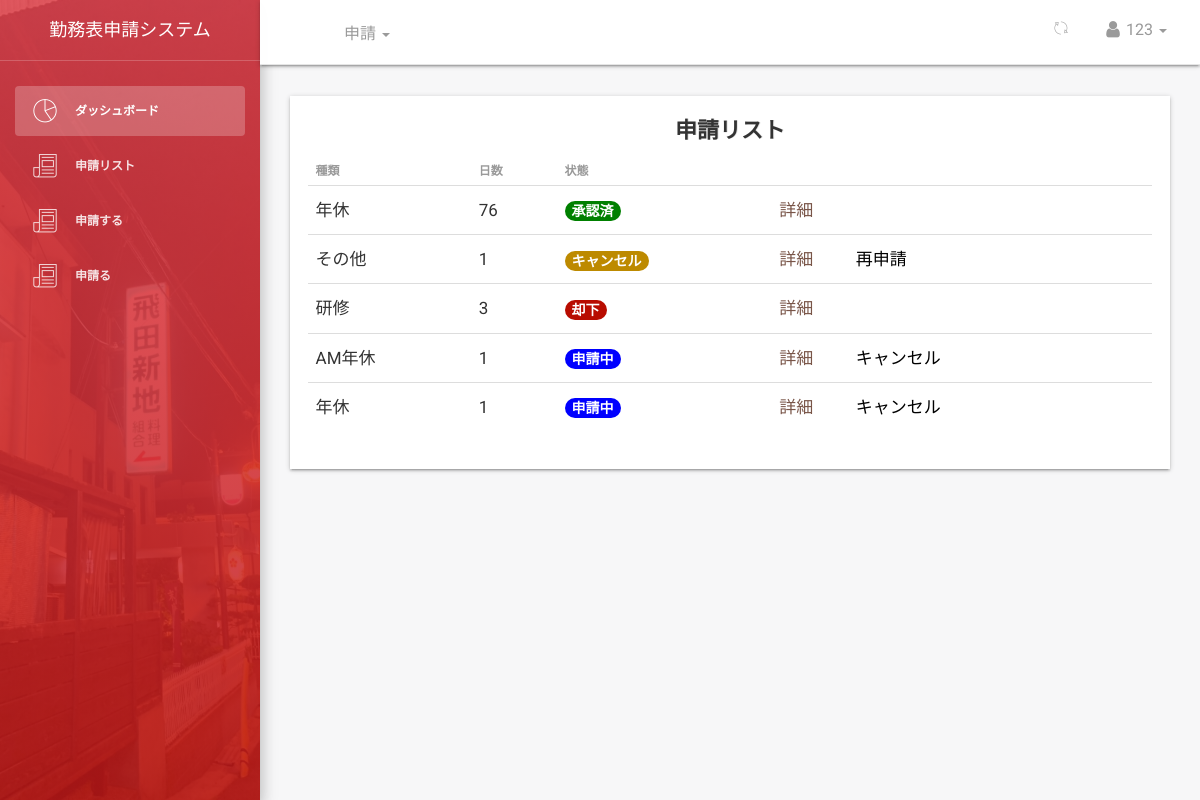
The app's page /dashboard/leaves/view/table/ (signed in) with its own data.
### leave/models.py (models this page shows, shortened)
class Leave(models.Model):
	user = models.ForeignKey(User,on_delete=models.CASCADE,default=1)
	startdate = models.DateField(verbose_name=_('開始日'),help_text='leave start date is on ..',null=True,blank=False)
	enddate = models.DateField(verbose_name=_('終了日'),help_text='coming back on ...',null=True,blank=False)
	leavetype = models.CharField(verbose_name=_('理由'),choices=LEAVE_TYPE,max_length=25,default=SICK,null=True,blank=False)
	reason = models.CharField(verbose_name=_('Reason for Leave'),max_length=255,help_text='add additional information for leave',null=True,blank=True)
	defaultdays = models.PositiveIntegerField(verbose_name=_('Leave days per year counter'),default=DAYS,null=True,blank=True)
	status = models.CharField(max_length=12,default='申請中') #pending,approved,rejected,cancelled
	is_approved = models.BooleanField(default=False) #hide
	updated = models.DateTimeField(auto_now=True, auto_now_add=False)
	created = models.DateTimeField(auto_now=False, auto_now_add=True)
	objects = LeaveManager()
	class Meta:
		verbose_name = _('Leave')
		verbose_name_plural = _('Leaves')
		ordering = ['-created'] #recent objects
	def __str__(self):
		return ('{0} - {1}'.format(self.leavetype,self.user))
	@property
	def leave_days(self):
		days_count = ''
		startdate = self.startdate
		enddate = self.enddate
		if startdate > enddate:
			return
		dates = (enddate - startdate)
		ddd = dates.days
		ddd = ddd + 1
		return ddd

### dashboard/views.py (the view)
# urls.py: path('leaves/view/table/',views.view_my_leave_table,name='staffleavetable'),
def view_my_leave_table(request):
	if request.user.is_authenticated:
		user = request.user
		leaves = Leave.objects.filter(user = user)
		employee = Employee.objects.filter(user = user).first()
		print(leaves)
		dataset = dict()
		dataset['leave_list'] = leaves
		dataset['employee'] = employee
		dataset['title'] = 'Leaves List'
	else:
		return redirect('accounts:login')
	return render(request,'dashboard/staff_leaves_table.html',dataset)

### employee/managers.py (called while the page is built)
    def get_queryset(self):
        return super().get_queryset().filter(is_deleted=False)

### leave/manager.py (called while the page is built)
	def get_queryset(self):
		return super().get_queryset()

### templates/dashboard/staff_leaves_table.html (shortened to what this page needs)
{% extends '_layout.html' %}
 {% block navheader %}
 	{% include 'includes/navheader_employee_app.html' %}
 {% endblock %}
 {% block content %}
        <section class="content">
            <section class="container-fluid">
            	   <section class="row">
                        <section class="col col-sm-8 offset-sm-2">
                        </section>
                    </section>
                	<div class="table-responsive table-shadow">
                		<div class="text-center table-description">
                			<h4 class="title-h3" style="text-shadow: 1px 0px rgba(0,0,0,0.11)">申請リスト</h4>
                		</div>
                		{% if leave_list %}
                		<table class="table">
							  <thead>
							    <tr>
							      <th scope="col"><b>種類</b></th>
							      <th scope="col"><b>日数</b></th>
							      <th scope="col"><b>状態</b></th>
							    </tr>
							  </thead>
							  <tbody>
							  	{% for leave in leave_list %}
							    <tr>
							      <td>{{ leave.leavetype}}</td>
							      <td>{{ leave.leave_days  }}</td>
							      {% if leave.status == '申請中' %}
							      <td ><span class="badge badge-success" style="background-color:blue; font-size: 14px;">{{ leave.status }}</span></td>
								  {% elif leave.status == '却下' %}
							      <td ><span class="badge badge-success" style="background-color:rgb(184, 12, 0); font-size: 14px;">{{ leave.status }}</span></td>
								  {% elif leave.status == '承認済' %}
							      <td ><span class="badge badge-success" style="background-color:green; font-size: 14px;">{{ leave.status }}</span></td>
								  {% else %}
							      <td ><span class="badge badge-warning" style="background-color:rgb(189, 138, 0); font-size: 14px;">{{ leave.status }}</span></td>
							      {% endif %}
							      <td>
							      	<a href="{% url 'dashboard:userleaveview' leave.id %}" style="color: #795548;">
							      	    詳細
							      	</a>
									<a>
								    </a>
									<a>
									{% if leave.status == '申請中' %}
									<span><a href= "{% url 'dashboard:canselleaveapprove_emp' leave.id %}" style="color: black;" name='cancel'>キャンセル
									</span></a>
									{% elif leave.status == 'キャンセル' %}
									<span><a href= "{% url 'dashboard:createleaveapprove_emp' leave.id %}" style="color: black;" name='cancel'>再申請
									</span></a>
									{% endif %}
							      </td>
							    </tr>
							    {% endfor %}
							  </tbody>
						</table>
						{% else %}
						<span>No Leaves can be found...</span>
						{% endif %}
					</div>
            </section>
        </section>
 {% endblock %}

### templates/_layout.html (shortened to what this page needs)
{% load static %}
{% load humanize %}
<!doctype html>
<html lang="en">
<head>
    <link href="{% static 'css/bootstrap.min.css' %}" rel="stylesheet" />
    <link href="{% static 'css/animate.min.css' %}" rel="stylesheet"/>
    <link href="{% static 'css/light-bootstrap-dashboard.css' %}" rel="stylesheet"/>
    <link href="{% static 'css/demo.css' %}" rel="stylesheet" />
    <link href="http://maxcdn.bootstrapcdn.com/font-awesome/4.2.0/css/font-awesome.min.css" rel="stylesheet">
    <link href="{% static 'css/pe-icon-7-stroke.css' %}" rel="stylesheet" />
    <link rel="stylesheet" href="//code.jquery.com/ui/1.12.1/themes/base/jquery-ui.css">
</head>
<body>
<div class="wrapper">
    <div class="sidebar" data-color="red" data-image="{% static 'img/sidebar-46.jpg' %}">
    	<div class="sidebar-wrapper">
            <div class="logo">
                <a href="#" class="simple-text">
                    勤務表申請システム
                </a>
            </div>
            <ul class="nav">
                <li class="active">
                    <a href="{% url 'dashboard:dashboard' %}">
                        <i class="pe-7s-graph"></i>
                        <p>ダッシュボード</p>
                    </a>
                </li>
                <li>
                    {% if request.user.is_superuser %}<a href="{% url 'dashboard:leaveslist' %}">{% else %}<a href="{% url 'dashboard:staffleavetable' %}"> {% endif %}
                        <i class="pe-7s-news-paper"></i>
                        <p>申請リスト</p>
                    </a>
                </li>
                <li>
                    {% if request.user.is_superuser %}<a href="{% url 'dashboard:createleave' %}">{% else %}<a href="{% url 'dashboard:createleave' %}"> {% endif %}
                        <i class="pe-7s-news-paper"></i>
                        <p>申請する</p>
                    </a>
                </li>
                <li>
                    <a href="{% url 'dashboard:you' %}">
                        <i class="pe-7s-news-paper"></i>
                        <p>申請る</p>
                    </a>
                </li>
            </ul>
    	</div>
    </div>
    <div class="main-panel">
    {% block navheader %}{% endblock %}
    {% block content %}{% endblock %}
    </div>
</div>
</body>
</html>

### templates/includes/navheader_employee_app.html (shortened to what this page needs)
 {% load static %}
 <nav class="navbar navbar-default navbar-fixed shadow">
            <div class="container-fluid">
                <div class="collapse navbar-collapse">
                    <ul class="nav navbar-nav navbar-left">
                        <li>
                            <a href="" class="dropdown-toggle" data-toggle="dropdown">
                            </a>
                        </li>
                        <li class="dropdown">
                        <a href="" class="dropdown-toggle" data-toggle="dropdown">
                                    <p>
                                        申請
                                        <b class="caret"></b>
                                    </p>
                              </a>
                        </li>
                    </ul>
                    <ul class="nav navbar-nav navbar-right">
                        <li class="dropdown">
                              <a href="" class="dropdown-toggle refresh-page" data-toggle="dropdown" title="Refresh Current Page">
                                    <i class="pe-7s-refresh-2"></i>
                              </a>
                        </li>
                        <li class="dropdown">
                              <a href="" class="dropdown-toggle" data-toggle="dropdown">
                                    <p>
                                        <i class="fa fa-user"></i> {{ request.user}}
                                        <b class="caret"></b>
                                    </p>
                              </a>
                        </li>
                    </ul>
                </div>
            </div>
        </nav>

### records on screen
Leave: leavetype "年休", leave_days "76", status "承認済"
Leave: leavetype "その他", leave_days "1", status "キャンセル", shows "再申請"
Leave: leavetype "研修", leave_days "3", status "却下"
Leave: leavetype "AM年休", leave_days "1", status "申請中", shows "キャンセル"
Leave: leavetype "年休", leave_days "1", status "申請中", shows "キャンセル"

### other values on screen
{{ request.user }} "123"
